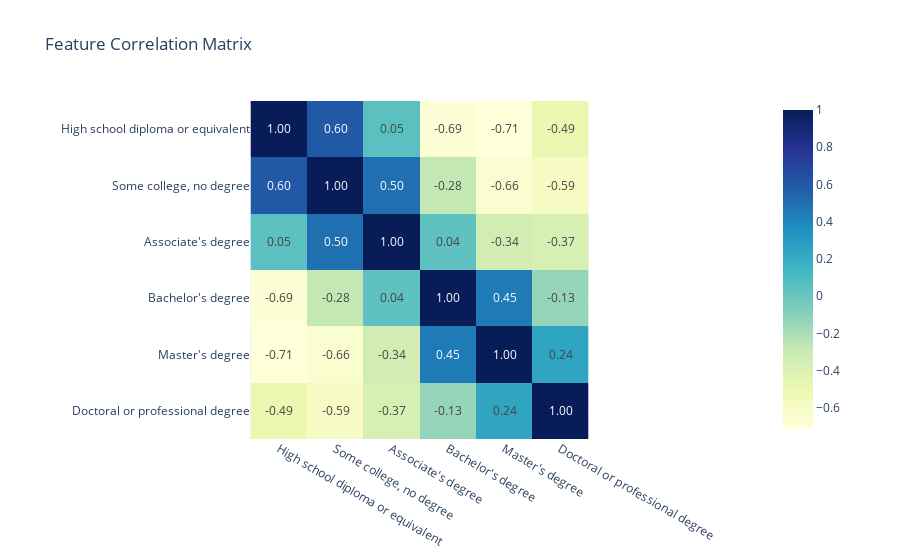

Source (notebook cell):
### Code cell
generate_correlation_heatmap(dataframes)

### Figure 1 — Plotly figure (JSON) as saved in the notebook; plotly's stock layout.template omitted (floating-point values rounded to 4 significant figures)
{"data": [{"coloraxis": "coloraxis", "hovertemplate": "x: %{x}<br>y: %{y}<br>color: %{z}<extra></extra>", "name": "0", "texttemplate": "%{z:.2f}", "type": "heatmap", "x": ["High school diploma or equivalent", "Some college, no degree", "Associate's degree", "Bachelor's degree", "Master's degree", "Doctoral or professional degree"], "xaxis": "x", "y": ["High school diploma or equivalent", "Some college, no degree", "Associate's degree", "Bachelor's degree", "Master's degree", "Doctoral or professional degree"], "yaxis": "y", "z": [[1, 0.5956, 0.05183, -0.6886, -0.7126, -0.4902], [0.5956, 1, 0.5015, -0.2751, -0.6575, -0.5933], [0.05183, 0.5015, 1, 0.0411, -0.344, -0.3695], [-0.6886, -0.2751, 0.0411, 1, 0.4515, -0.1347], [-0.7126, -0.6575, -0.344, 0.4515, 1, 0.2446], [-0.4902, -0.5933, -0.3695, -0.1347, 0.2446, 1]]}], "layout": {"coloraxis": {"colorscale": [[0, "rgb(255,255,217)"], [0.125, "rgb(237,248,177)"], [0.25, "rgb(199,233,180)"], [0.375, "rgb(127,205,187)"], [0.5, "rgb(65,182,196)"], [0.625, "rgb(29,145,192)"], [0.75, "rgb(34,94,168)"], [0.875, "rgb(37,52,148)"], [1, "rgb(8,29,88)"]]}, "title": {"text": "Feature Correlation Matrix"}, "xaxis": {"anchor": "y", "constrain": "domain", "domain": [0, 1], "scaleanchor": "y"}, "yaxis": {"anchor": "x", "autorange": "reversed", "constrain": "domain", "domain": [0, 1]}}}
